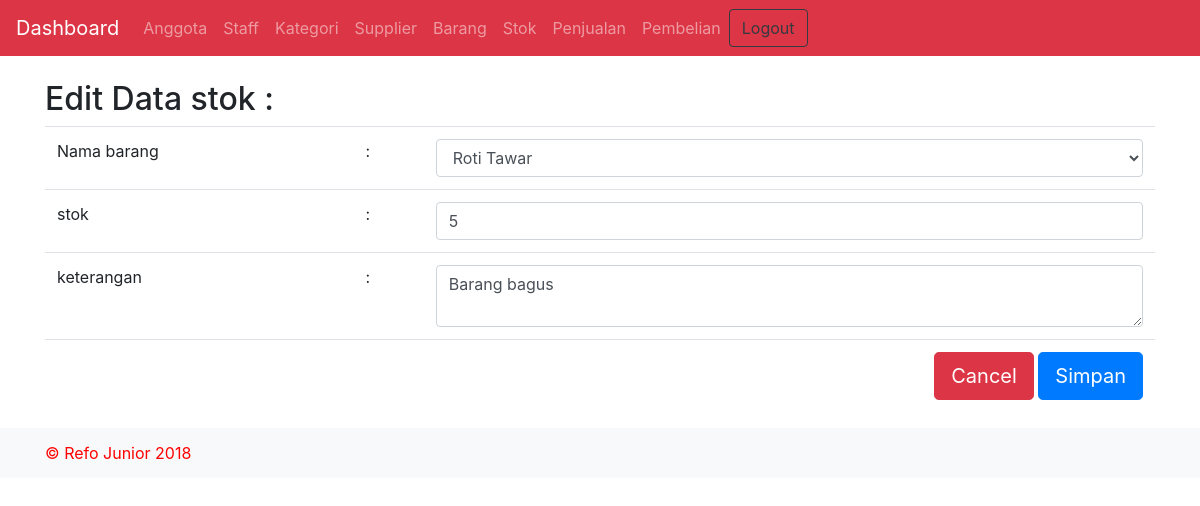
The page /update_stok.php?id_stok=1 (signed in) on the database its author committed.
### tables this page shows
CREATE TABLE `stok` (
  `id_stok` int(11) NOT NULL,
  `id_barang` int(11) NOT NULL,
  `stok` int(11) NOT NULL,
  `keterangan` varchar(255) NOT NULL
);

CREATE TABLE `barang` (
  `id_barang` int(11) NOT NULL,
  `id_kategori` int(11) NOT NULL,
  `id_supplier` int(11) NOT NULL,
  `nama_barang` varchar(100) NOT NULL,
  `kemasan` varchar(100) NOT NULL,
  `harga_beli` varchar(10) NOT NULL,
  `harga_jual` varchar(10) NOT NULL,
  `expired_date` date NOT NULL
);

### layout/form_stok.php (the view, shortened to what this page needs)
<?php
	if(isset($_GET['id_stok'])){
		$id_stok = $_GET['id_stok'];
		$query = mysqli_query($connect, "SELECT * from stok WHERE id_stok='$id_stok'");
		$q_barang = mysqli_query($connect, "SELECT * FROM barang");
		while($data = mysqli_fetch_array($query)){
			$id_barang = $data['id_barang'];
			$stok = $data['stok'];
			$keterangan = $data['keterangan'];
		}
 ?>
<div class="container">
	<br>
	<h2>Edit Data stok : </h2>
	<form action="proses/edit_stok.php" method="post">
		<table class="table">
			<tr>
				<td>Nama barang</td>
				<td>:</td>
				<td>
					<select class="form-control" name="id_barang">
					<?php while($s_bar = mysqli_fetch_array($q_barang)) { ?>
					  <option value="<?= $s_bar['id_barang']; ?>"
					  <?php if($id_barang == $s_bar['id_barang']){ echo 'selected'; } ?>>
					  	<?= $s_bar['nama_barang'] ?>
					  </option>
					<?php } ?>
					</select>
				</td>
			</tr>
			<tr>
				<td>stok</td>
				<td>:</td>
				<td><input type="text" class="form-control" placeholder="stok" name="stok" value="<?= $stok ?>"></td>
			</tr>
			<tr>
				<td>keterangan</td>
				<td>:</td>
				<td><textarea class="form-control" name="keterangan"><?= $keterangan ?></textarea></td>
			</tr>
			<tr>
				<td colspan="4" align="right"><a href="stok.php" class="btn btn-danger btn-lg"> Cancel </a> <input type="submit" value="Simpan" class="btn btn-primary btn-lg"></td>
			</tr>
		</table>
	</form>
</div>
<?php } ?>

### rows shown on the page
stok: id_barang "Roti Tawar", stok "5", keterangan "Barang bagus"
